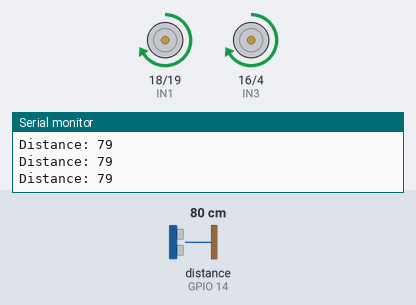
Simulated run of this sketch. Board: ESP32. Parts: motor-driver pin pairs drawn as motors (green arrow = first pin HIGH = forward, orange = second pin HIGH = backward, longer = more drive, scaled by the enable pin), the last lines printed to the serial monitor. Wiring (inferred from the names in the program): ultrasonic range finder: trigger GPIO 12; echo GPIO 14. The test bench sets the inputs (shaded band); at power-on: distance to the obstacle (sensor on GPIO 14) 80 cm. The echo pulse lasts 58.3 µs per cm; random numbers use the default seed unless the sketch sets one; nothing arrives over Bluetooth unless stated.

Above: at 1.2 s.
1.3 s: distance to the obstacle (sensor on GPIO 14) set to 23 cm
2.8 s: distance to the obstacle (sensor on GPIO 14) set to 20 cm
At 3.15 s:
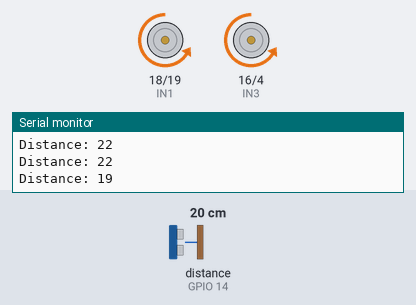
At 4.25 s:
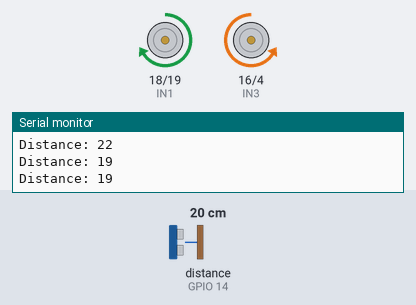
5.8 s: distance to the obstacle (sensor on GPIO 14) set to 35 cm
7.5 s: distance to the obstacle (sensor on GPIO 14) set to 2 cm
At 8.15 s:
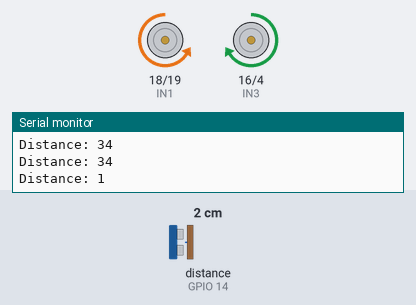
Timing chart, 0 to 11.5 s (numbered marks = the images above; inputs shaded):
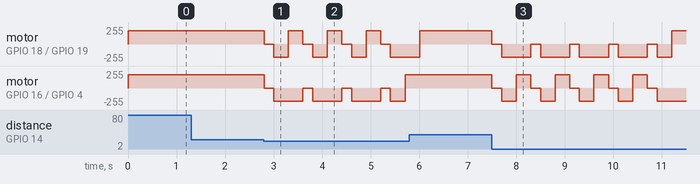

Measured:
- the behaviour switches between 22 and 21 cm on distance to the obstacle (sensor on GPIO 14) (found by bisection; images 0 and 1)

The sketch:

esp-auto-bot.ino
```cpp
#include <Arduino.h>
#include "BluetoothSerial.h"

BluetoothSerial SerialBT;

// Motor Pins (L298N)
#define ENA 5      // PWM for motor A
#define IN1 18
#define IN2 19

#define ENB 17     // PWM for motor B
#define IN3 16
#define IN4 4

// Ultrasonic Sensor Pins
#define TRIG_PIN 12
#define ECHO_PIN 14

// Movement Mode
bool autonomousMode = true;  // true = obstacle avoidance, false = manual (Bluetooth)

// Setup PWM channels for ESP32
const int freq = 5000;
const int resolution = 8; // 0-255
const int motorAChannel = 0;
const int motorBChannel = 1;

// Robot movement functions
void forward() {
  digitalWrite(IN1, HIGH);
  digitalWrite(IN2, LOW);
  digitalWrite(IN3, HIGH);
  digitalWrite(IN4, LOW);
  ledcWrite(motorAChannel, 200);
  ledcWrite(motorBChannel, 200);
}

void backward() {
  digitalWrite(IN1, LOW);
  digitalWrite(IN2, HIGH);
  digitalWrite(IN3, LOW);
  digitalWrite(IN4, HIGH);
  ledcWrite(motorAChannel, 200);
  ledcWrite(motorBChannel, 200);
}

void left() {
  digitalWrite(IN1, LOW);
  digitalWrite(IN2, HIGH);
  digitalWrite(IN3, HIGH);
  digitalWrite(IN4, LOW);
  ledcWrite(motorAChannel, 200);
  ledcWrite(motorBChannel, 200);
}

void right() {
  digitalWrite(IN1, HIGH);
  digitalWrite(IN2, LOW);
  digitalWrite(IN3, LOW);
  digitalWrite(IN4, HIGH);
  ledcWrite(motorAChannel, 200);
  ledcWrite(motorBChannel, 200);
}

void stopRobot() {
  digitalWrite(IN1, LOW);
  digitalWrite(IN2, LOW);
  digitalWrite(IN3, LOW);
  digitalWrite(IN4, LOW);
  ledcWrite(motorAChannel, 0);
  ledcWrite(motorBChannel, 0);
}

// Ultrasonic distance measurement
long getDistance() {
  digitalWrite(TRIG_PIN, LOW);
  delayMicroseconds(2);
  digitalWrite(TRIG_PIN, HIGH);
  delayMicroseconds(10);
  digitalWrite(TRIG_PIN, LOW);

  long duration = pulseIn(ECHO_PIN, HIGH);
  long distance = duration * 0.034 / 2; // cm
  return distance;
}

void setup() {
  Serial.begin(115200);
  SerialBT.begin("ESP32_Robot"); // Bluetooth device name

  // Motor pins
  pinMode(ENA, OUTPUT);
  pinMode(IN1, OUTPUT);
  pinMode(IN2, OUTPUT);
  pinMode(ENB, OUTPUT);
  pinMode(IN3, OUTPUT);
  pinMode(IN4, OUTPUT);

  // Ultrasonic pins
  pinMode(TRIG_PIN, OUTPUT);
  pinMode(ECHO_PIN, INPUT);

  // Setup PWM channels
  ledcSetup(motorAChannel, freq, resolution);
  ledcSetup(motorBChannel, freq, resolution);
  ledcAttachPin(ENA, motorAChannel);
  ledcAttachPin(ENB, motorBChannel);

  stopRobot();
}

void loop() {
  // Check if Bluetooth has a command
  if (SerialBT.available()) {
    char cmd = SerialBT.read();
    autonomousMode = false; // Switch to manual control when a command is received

    switch(cmd) {
      case 'F': forward(); break;
      case 'B': backward(); break;
      case 'L': left(); break;
      case 'R': right(); break;
      case 'S': stopRobot(); break;
      case 'A': autonomousMode = true; break; // Switch back to autonomous mode
    }
  }

  // Autonomous obstacle avoidance
  if (autonomousMode) {
    long distance = getDistance();
    Serial.print("Distance: ");
    Serial.println(distance);

    if (distance > 20) { // Safe distance
      forward();
    } else {
      stopRobot();
      delay(200);
      backward();
      delay(300);
      if (random(0, 2) == 0) {
        left();
      } else {
        right();
      }
      delay(300);
    }
  }
}
```
